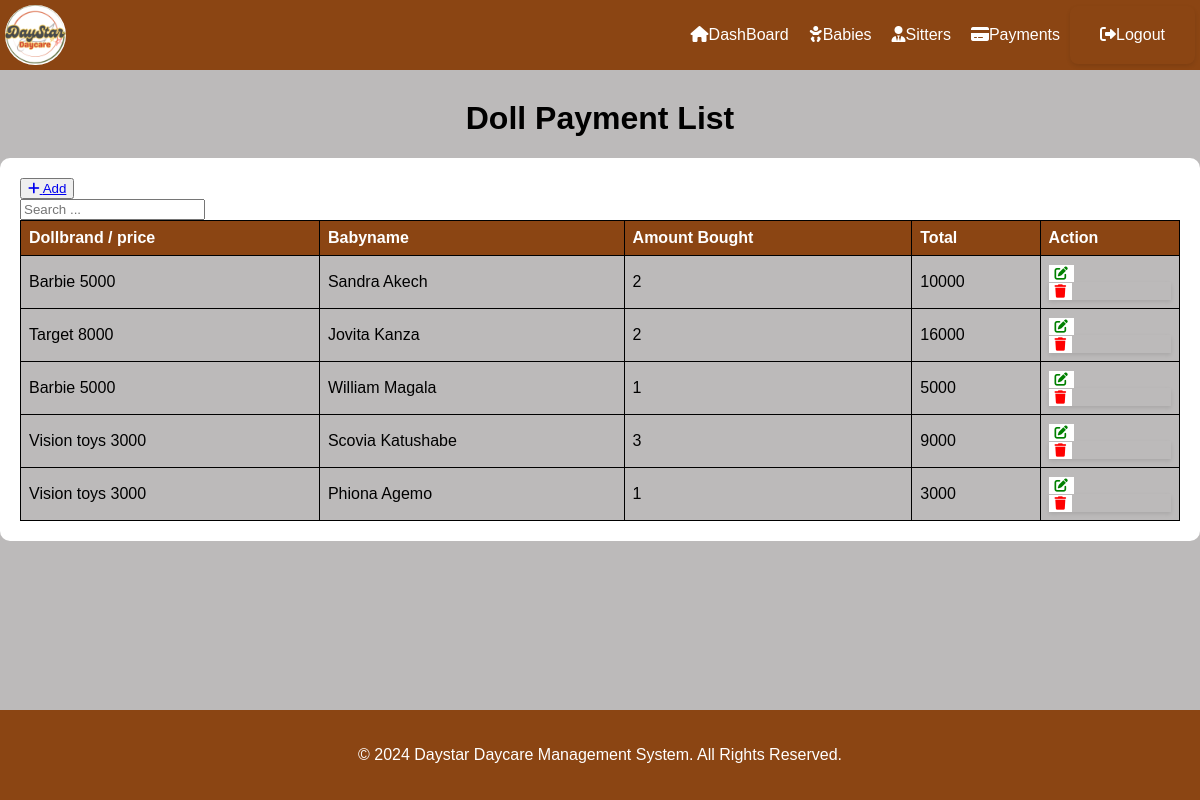
The page /list_dollpay/ on the database its author committed.
### ddms_app/models.py (models this page shows, shortened)
class Dollpay(models.Model):
    dollstal = models.ForeignKey(
        Dollstal,
        on_delete=models.CASCADE,
        related_name='dollpays',
        null=True,
        blank=False,
    )
    arrival = models.ForeignKey(
        Arrival,
        on_delete=models.SET_NULL,
        related_name='babydoll',
        null=True,
        blank=False,
    )
    amount_bought = models.IntegerField(null=True, blank=True)
    total = models.IntegerField(null=True, blank=True)  # New field for total

class Dollstal(models.Model):
    name = models.CharField(max_length=50, blank=True, null=True)
    price = models.IntegerField(blank=True, null=True)
    amount_in_stock = models.IntegerField(blank=True, null=True)

class Arrival(models.Model):
    GENDER = (
        ('Male', 'Male'),
        ('Female', 'Female'),
    )
    PERIOD = (
        ('Halfday', 'Halfday'),
        ('Fullday', 'Fullday'),
    )
    STATUS = (
        ('Pending', 'Pending'),
        ('Cleared', 'Cleared'),
        ('Partial', 'Partial'),
    )
    first_name = models.CharField(max_length=50, blank=True,null=True)
    last_name = models.CharField(max_length=50, blank=True, null=True)
    gender = models.CharField(max_length=10, blank=True,null=True, choices=GENDER)
    age = models.IntegerField(null=True, blank=True)
    location = models.CharField(max_length=30, null=True, blank=True)
    name_person = models.CharField(max_length=50, blank=True, null=True)
    person_contact = models.CharField(max_length=50, blank=True, null=True)
    time_in = models.DateTimeField(auto_now_add = True, blank=True, null=True)
    period_of_stay = models.CharField(max_length=20, blank=True, null=True, choices=PERIOD)
    payment_status = models.CharField(max_length=20, blank=True, null=True, choices=STATUS )

### ddms_app/views.py (the view)
# urls.py: path('list_dollpay/', views.paydoll_list, name='paydoll_list'),  # URL for listing all Dollpay records
def paydoll_list(request):
    records = Dollpay.objects.all()
    return render(request, 'paydoll_list.html', {'records': records})

### ddms_app/templates/paydoll_list.html (shortened to what this page needs)
{% extends  'base.html' %}
{% block content%}
    <h1>Doll Payment List</h1>
    <div class="mt-4 p-5 bg-secondary text-white rounded">
        <table class="table table-striped table-bordered">
            <div class="mb-3">
                <button><a href="{% url 'add_paydoll' %}" class="btn btn-success">
                    <i class="fas fa-plus"></i> Add
                </a></button>
                <form class="button" style="  box-shadow: 0px; padding: 0px; border-radius: 0px; margin: 0px; max-width: 200px;" method="GET" action="{% url 'paydoll_search' %}">
                    <input type="text" name="search" class="form-control" placeholder="Search ...">
                </form>
            </div>
            <thead>
                <tr>
                    <th>Dollbrand / price</th>
                    <th>Babyname</th>
                    <th> Amount Bought </th>
                    <th> Total </th>
                    <th>Action</th>
                </tr>
            </thead>
            <tbody>
                {% for paydolls in records %}
                <tr>
                    <td>{{ paydolls.dollstal.name }} {{ paydolls.dollstal.price }}</td>
                    <td>{{ paydolls.arrival.first_name }} {{ paydolls.arrival.last_name }}</td>
                    <td>{{ paydolls.amount_bought }}</td>
                    <td>{{ paydolls.total}}</td>
                <td>
                    <button type="submit"><a href="{% url 'edit_paydoll' paydolls.id %}" class="btn btn-danger"><i class="fas fa-edit"></i></a></button>
                            <form  style="  box-shadow: 0px;padding: 0px; border-radius: 0px; margin: 0px;" action="{% url 'delete_paydoll' paydolls.id %}" method="post"  onsubmit="return confirm('Are you sure you want to delete this record?');">
                                <button   class="btn btn-danger"><i class="fas fa-trash"></i></button>
                            </form>
                        </td>
                    </tr>
                {% endfor %}
            </tbody>
        </table>
    </div>
    {% endblock %}

### ddms_app/templates/base.html (style rules this page uses)
body { font-family: Arial, sans-serif; background-color: rgb(188, 186, 186); margin: 0; padding: 0; color:white; }
h1 { text-align: center; margin-top: 30px; color:#000000; }
form { max-width: 500px; margin: 0 auto; padding: 20px; border-radius: 8px; box-shadow: 0 2px 4px rgba(0, 0, 0, 0.1); }
.mt-4 { margin-top: 20px; }
.p-5 { padding: 20px; }
.bg-secondary { background-color: white; border-radius: 10px; }
.text-white { color: #fff; }
table { width: 100%; border-collapse: collapse; border-spacing: 0; }
th, td { border: 1px solid #000000; padding: 8px; text-align: left; }
th { background-color: #8B4513; color: white; border: 1px solid black; }
td { background-color: rgb(188, 186, 186); color:#000000 }
td button { background-color: white ; color: red; border: none; cursor: pointer; }
td button a { color:green; text-decoration: none; background-color: white; }

### rows shown on the page
Dollpay: dollstal.name "Barbie", dollstal.price "5000", arrival.first_name "Sandra", arrival.last_name "Akech", amount_bought "2", total "10000"
Dollpay: dollstal.name "Target", dollstal.price "8000", arrival.first_name "Jovita", arrival.last_name "Kanza", amount_bought "2", total "16000"
Dollpay: dollstal.name "Barbie", dollstal.price "5000", arrival.first_name "William", arrival.last_name "Magala", amount_bought "1", total "5000"
Dollpay: dollstal.name "Vision toys", dollstal.price "3000", arrival.first_name "Scovia", arrival.last_name "Katushabe", amount_bought "3", total "9000"
Dollpay: dollstal.name "Vision toys", dollstal.price "3000", arrival.first_name "Phiona", arrival.last_name "Agemo", amount_bought "1", total "3000"
